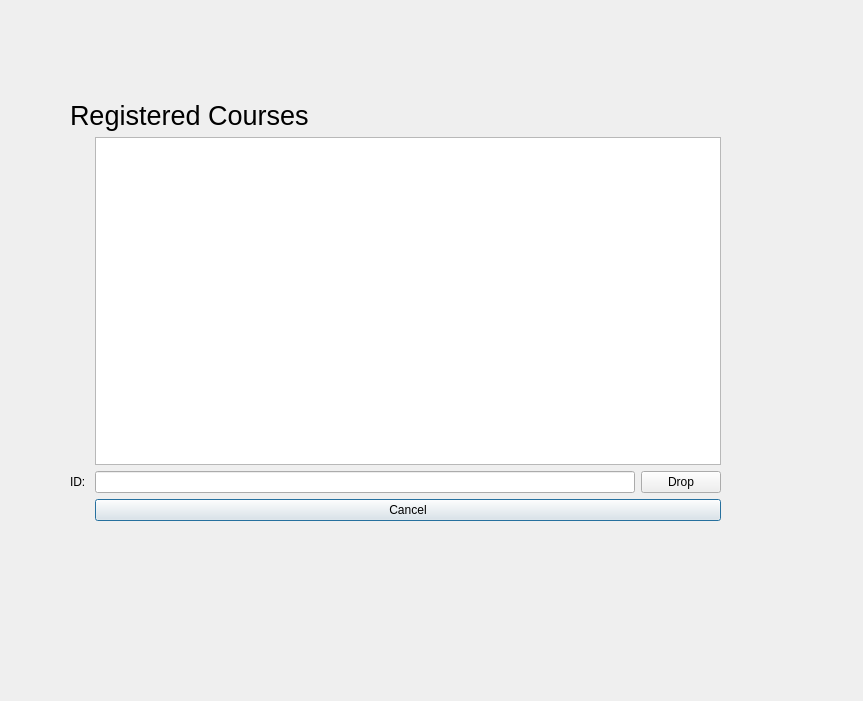
<?xml version="1.0" encoding="UTF-8"?>
<ui version="4.0">
 <class>dropcoursewindow</class>
 <widget class="QDialog" name="dropcoursewindow">
  <property name="geometry">
   <rect>
    <x>0</x>
    <y>0</y>
    <width>863</width>
    <height>701</height>
   </rect>
  </property>
  <property name="windowTitle">
   <string>Dialog</string>
  </property>
  <widget class="QWidget" name="">
   <property name="geometry">
    <rect>
     <x>70</x>
     <y>100</y>
     <width>651</width>
     <height>421</height>
    </rect>
   </property>
   <layout class="QGridLayout" name="gridLayout_2">
    <item row="0" column="0">
     <widget class="QLabel" name="label_2">
      <property name="font">
       <font>
        <pointsize>20</pointsize>
       </font>
      </property>
      <property name="text">
       <string>Registered Courses</string>
      </property>
     </widget>
    </item>
    <item row="1" column="0">
     <layout class="QGridLayout" name="gridLayout">
      <item row="1" column="0">
       <widget class="QLabel" name="label">
        <property name="text">
         <string>ID: </string>
        </property>
       </widget>
      </item>
      <item row="2" column="1" colspan="2">
       <widget class="QPushButton" name="cancel">
        <property name="text">
         <string>Cancel</string>
        </property>
       </widget>
      </item>
      <item row="1" column="1">
       <widget class="QLineEdit" name="lineEdit"/>
      </item>
      <item row="1" column="2">
       <widget class="QPushButton" name="Drop">
        <property name="text">
         <string>Drop</string>
        </property>
       </widget>
      </item>
      <item row="0" column="1" colspan="2">
       <widget class="QTableWidget" name="tableWidget"/>
      </item>
     </layout>
    </item>
   </layout>
  </widget>
 </widget>
 <resources/>
 <connections/>
</ui>
